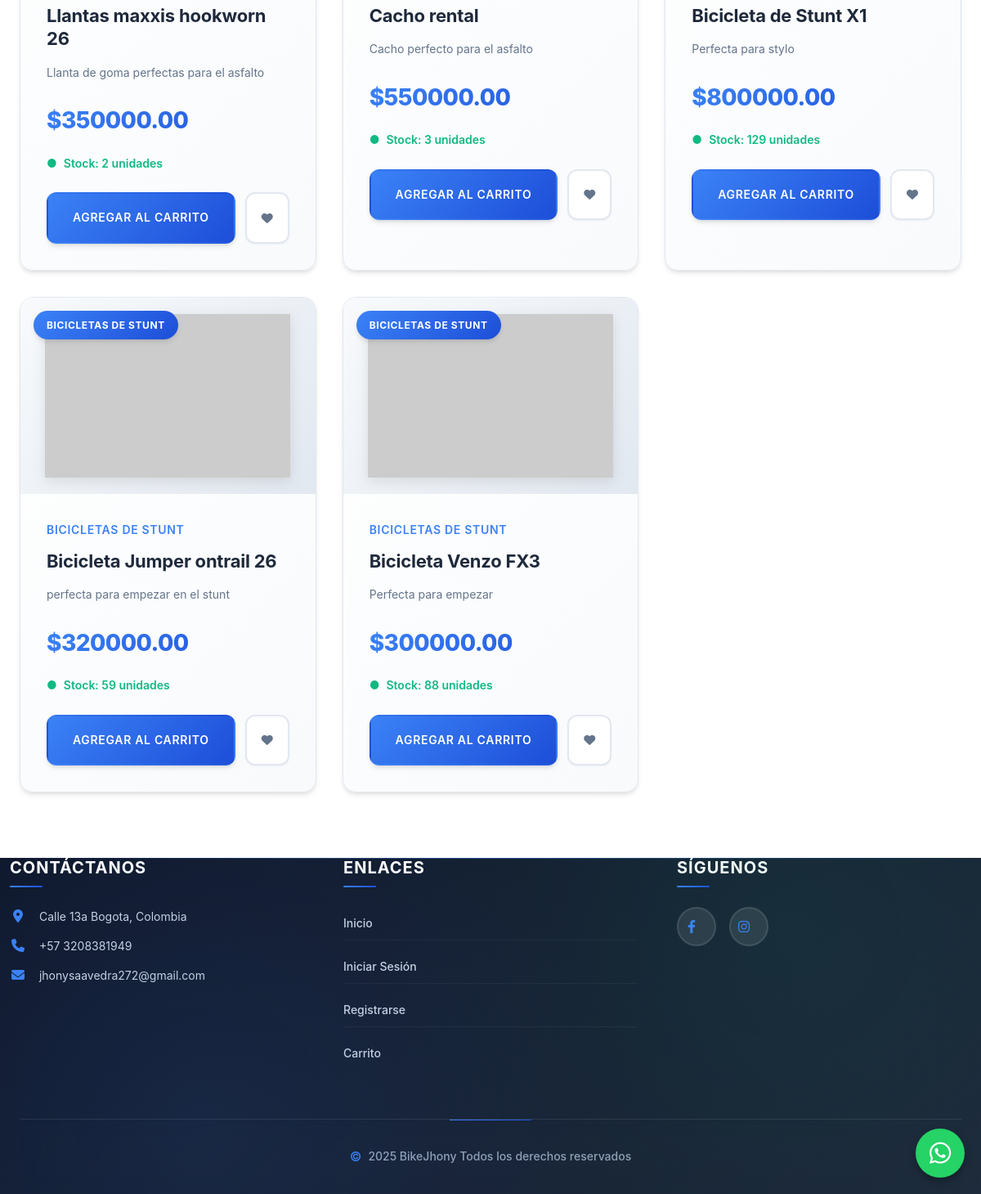
The app's page /products/catalog (lower part), older data.
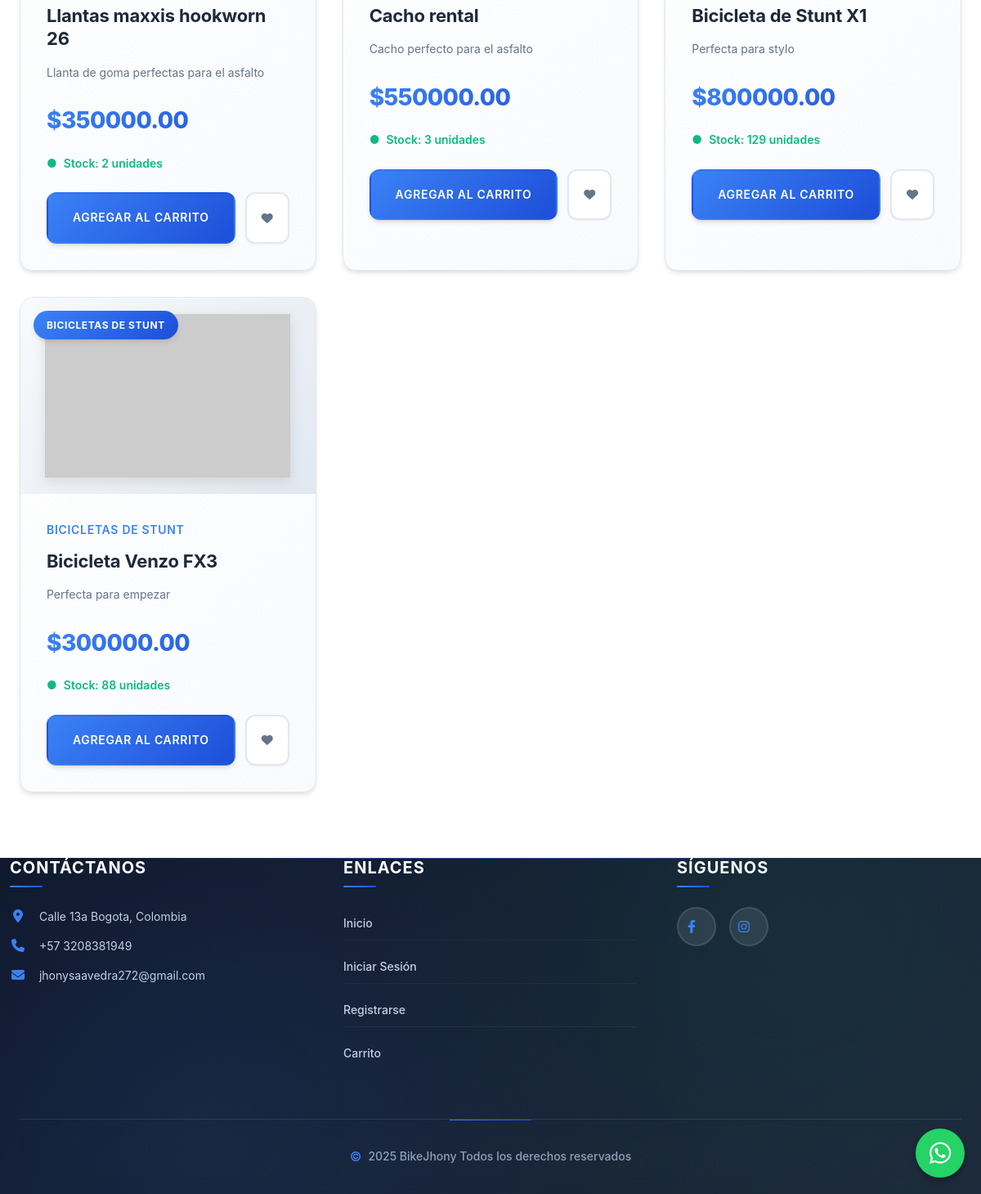
The same page, newer data.
### models/product.py (models this page shows, shortened)
class Product(db.Model):
    __tablename__ = 'productos'
    id = db.Column(db.Integer, primary_key=True)
    nombre = db.Column(db.String(100), nullable=False)
    descripcion = db.Column(db.String(255))
    precio = db.Column(db.Float, nullable=False)
    stock = db.Column(db.Integer, nullable=False)
    url_imagen = db.Column(db.String(255))
    subcategoria_id = db.Column(db.Integer, db.ForeignKey('subcategorias.id'), nullable=False)
    subcategoria = db.relationship('Subcategoria', back_populates='productos')

### models/subcategoria.py (models this page shows, shortened)
class Subcategoria(db.Model):
    __tablename__ = 'subcategorias'
    id = db.Column(db.Integer, primary_key=True)
    nombre = db.Column(db.String(100), nullable=False)
    categoria_id = db.Column(db.Integer, db.ForeignKey('categorias.id'), nullable=False)
    productos = db.relationship('Product', back_populates='subcategoria')

### routes/products.py (the view)
@products_bp.route('/catalog')
def catalog():
    search_query = request.args.get('search', '').strip()
    selected_category_id = request.args.get('category_id', '')
    selected_subcategory_id = request.args.get('subcategory_id', '')
    query = Product.query
    if search_query:
        query = query.filter(or_(
            Product.nombre.ilike(f'%{search_query}%'),
            Product.descripcion.ilike(f'%{search_query}%')
        ))
    if selected_subcategory_id:
        query = query.filter_by(subcategoria_id=selected_subcategory_id)
    elif selected_category_id:
        query = query.join(Product.subcategoria).join(Subcategoria.categoria).filter(Categoria.id == selected_category_id)
    products = query.all()
    categories = Categoria.query.all()
    subcategories = Subcategoria.query.all()
    return render_template('catalog.html', products=products, categories=categories, subcategories=subcategories, selected_category_id=selected_category_id, selected_subcategory_id=selected_subcategory_id)

### templates/catalog.html (shortened to what this page needs)
{% extends 'base.html' %}
{% block content %}
<div class="container">
  <div class="products-grid">
    {% if products %}
      {% for product in products %}
        <div class="product-card">
          <div class="product-image-container">
            {% if product.url_imagen %}
              <img src="{{ product.url_imagen }}" alt="{{ product.nombre }}" class="product-image">
            {% else %}
              <img src="https://via.placeholder.com/200x200" alt="Placeholder" class="product-image">
            {% endif %}
          </div>
          <div class="product-badge">
            {% if product.stock < 10 and product.stock > 0 %}
              ¡Últimas unidades!
            {% elif product.stock == 0 %}
              Sin stock
            {% else %}
              {{ product.subcategoria.nombre if product.subcategoria else 'Producto' }}
            {% endif %}
          </div>
          <div class="product-info">
            <p class="product-category">{{ product.subcategoria.nombre if product.subcategoria else 'Sin categoría' }}</p>
            <h3 class="product-title">{{ product.nombre }}</h3>
            <p class="product-description">{{ product.descripcion }}</p>
            <p class="product-price">${{ "%.2f"|format(product.precio) }}</p>
            <p class="product-stock">
              {% if product.stock > 0 %}
                Stock: {{ product.stock }} unidades
              {% else %}
                Sin stock disponible
              {% endif %}
            </p>
            <div class="product-actions">
              {% if current_user.is_authenticated %}
                <button class="add-to-cart-btn btn btn-primary" {% if product.stock == 0 %}disabled{% endif %} data-product-id="{{ product.id }}">
                  {% if product.stock == 0 %}Sin Stock{% else %}Agregar al Carrito{% endif %}
                </button>
                <button class="wishlist-btn btn" {% if product.id in favorites %}class="favorited"{% endif %} data-product-id="{{ product.id }}">
                  <i class="fas fa-heart"></i>
                </button>
              {% else %}
                <a href="{{ url_for('auth.login') }}" class="add-to-cart-btn btn btn-primary">Agregar al Carrito</a>
                <a href="{{ url_for('auth.login') }}" class="wishlist-btn btn"><i class="fas fa-heart"></i></a>
              {% endif %}
            </div>
          </div>
        </div>
      {% endfor %}
    {% endif %}
  </div>
</div>
{% endblock %}

Row changes from the older to the newer data that the page shows:
removed Product: subcategoria "BICICLETAS DE STUNT", nombre "Bicicleta Jumper ontrail 26", descripcion "perfecta para empezar en el stunt", precio "320000.00", stock "59"
